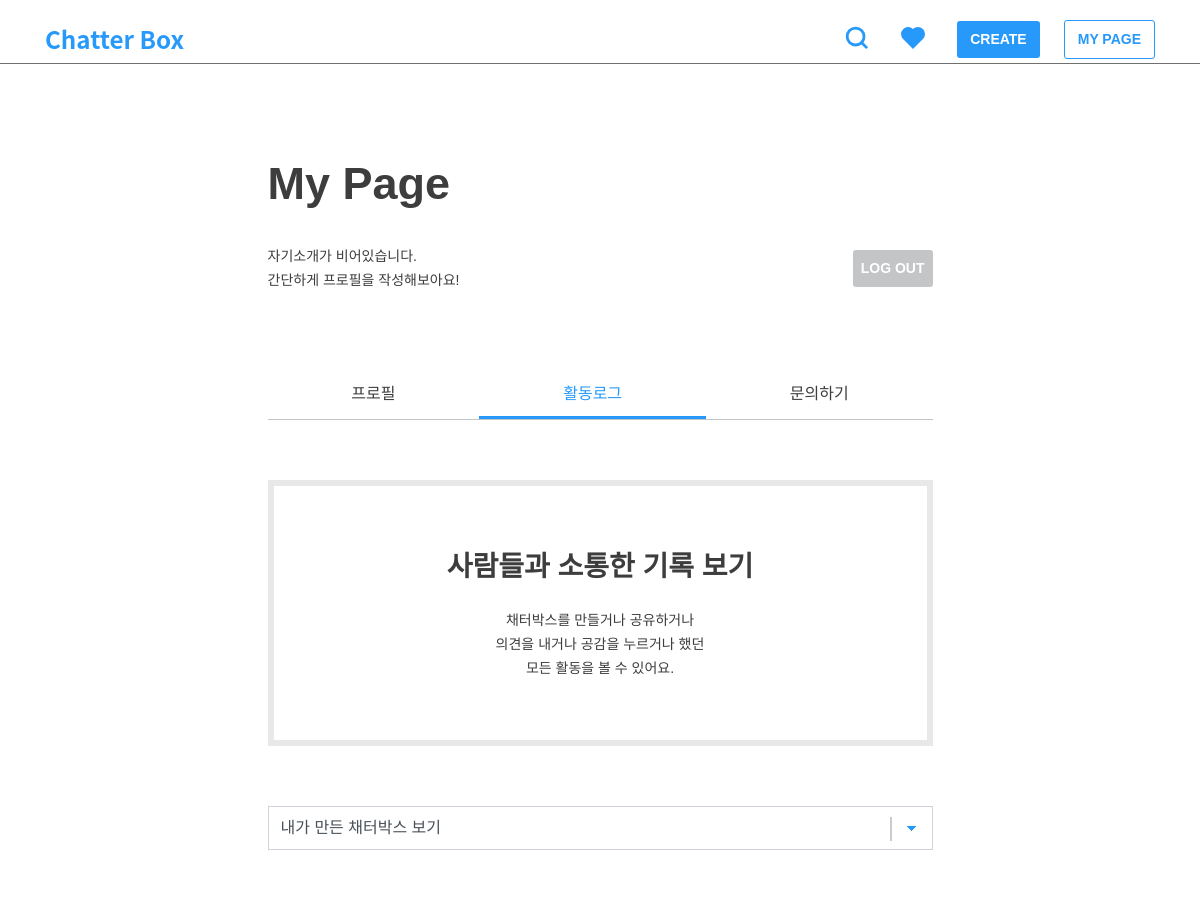
The app's page /member/log/ (signed in, upper part), older data.
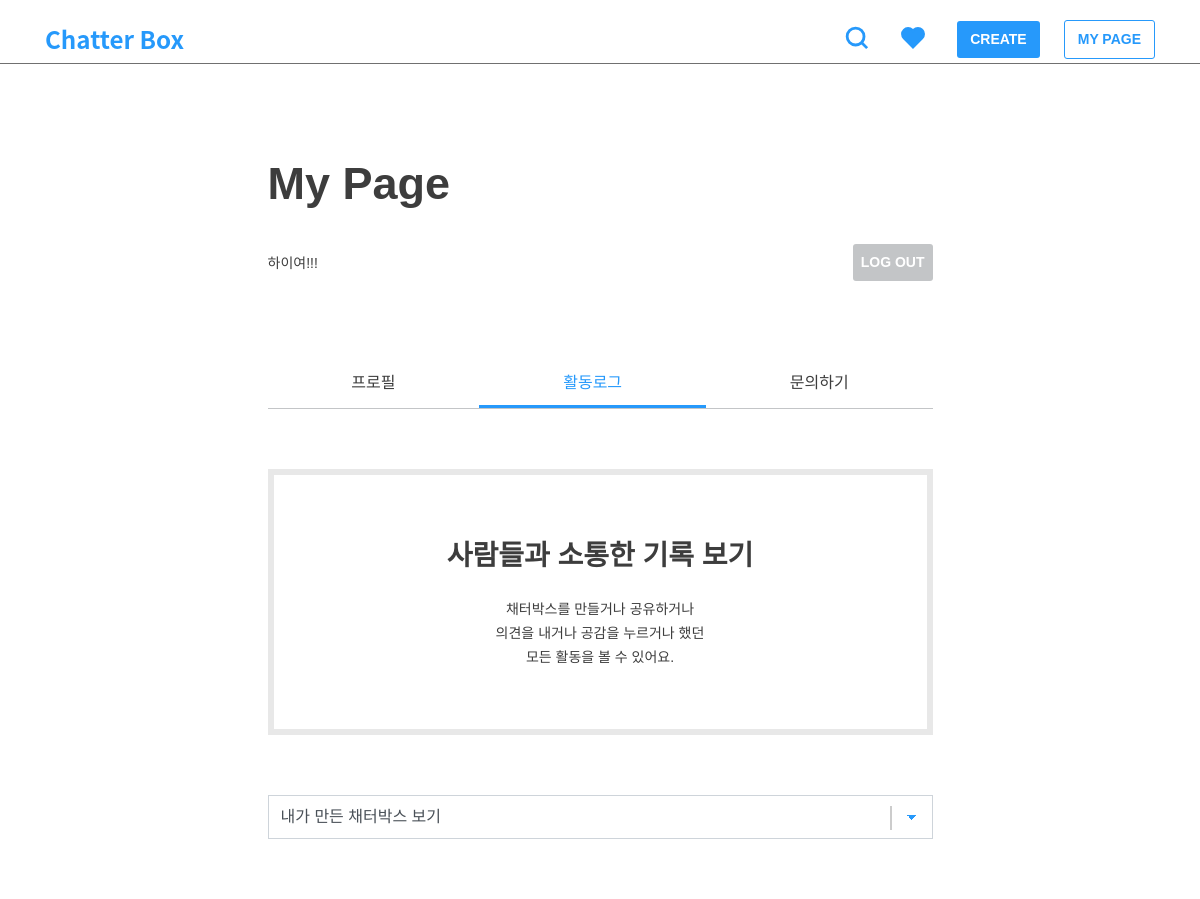
The same page, newer data.
### member/models.py (models this page shows, shortened)
class User(AbstractUser):
    GENDER_MALE = 'm'
    GENDER_FEMALE = 'f'
    GENDER_OTHER = 'o'
    CHOICES_GENDER = (
        (GENDER_MALE, '남성'),
        (GENDER_FEMALE, '여성'),
        (GENDER_OTHER, '기타'),
    )
    profile_image = models.ImageField(
        default='default/user.png', null=True, upload_to='user')
    bio = models.CharField(max_length=160, null=True)
    gender = models.CharField(
        max_length=1, choices=CHOICES_GENDER, null=True, blank=True)
    like_posts = models.ManyToManyField(
        'post.Post', blank=True, related_name='like_users')
    like_comments = models.ManyToManyField(
        'comment.Comment', blank=True, related_name='like_comments')
    hate_comments = models.ManyToManyField(
        'comment.Comment', blank=True, related_name='hate_comments')
    objects = UserManager()

### member/views.py (the view, shortened to what this page needs)
@login_required
def user_log(request):
    user = request.user
    sort = request.GET.get('sort', '')
    if sort == 'my_comments':
        comments_pro = comment_models.Comment.objects.filter(
            author=user, type=True)  # 내가 만든 찬성의견
        comments_con = comment_models.Comment.objects.filter(
            author=user, type=False)  # 내가 만든 반대의견
        comments_sorted = sorted(
            chain(comments_pro, comments_con), key=lambda instance: instance.created_at)
        log_sorted = comments_sorted
        context = {'comments_pro': comments_pro, 'comments_con': comments_con,
                   'comments_sorted': comments_sorted, 'log_sorted': log_sorted, 'sort': sort, }
        return render(request, 'member/log.html', context)
    else:
        posts_log = post_models.Post.objects.filter(author=user)  # 내가 만든 채터박스
        log_sorted = posts_log
        context = {'posts_log': posts_log,
                   'log_sorted': log_sorted, 'sort': sort, }
    return render(request, 'member/log.html', context)

### post/models.py (called while the page is built)
    @property
    def natural_time(self):
        return naturaltime(self.created_at)

### templates/member/log.html (shortened to what this page needs)
{% extends 'base.html' %}
{% load static %}
{% block customCSS %}
<link rel="stylesheet" href="{% static 'css/member/my_page.css' %}">
<link rel="stylesheet" href="{% static 'css/member/log.css' %}">
<link rel="stylesheet" href="{% static 'css/post/post_list.css' %}">
{% endblock %}
{% block content %}
<div class="row justify-content-center">
    <div class="col-md-7 p-0 mypage">
        <h2>My Page</h2>
        <div class="info-area">
            {% if user.bio %}
            <h6>{{ user.bio }}</h6>
            {% else %}
            <h6>자기소개가 비어있습니다.<br />간단하게 프로필을 작성해보아요!</h6>
            {% endif %}
            <a class="btn btn-gray" href="{% url 'member:logout' %}">LOG OUT</a>
        </div>
        <div class="mypage-body">
            <ul class="nav nav-pills nav-fill">
                <li class="nav-item"><a class="tab-link" href="{% url 'member:my_page' %}">
                        <h5>프로필</h5>
                    </a></li>
                <li class="nav-item"><a class="tab-link active" href="#">
                        <h5>활동로그</h5>
                    </a></li>
                <li class="nav-item"><a class="tab-link" href="{% url 'member:contact' %}">
                        <h5>문의하기</h5>
                    </a></li>
            </ul>
            <div class="tab-pane" id="pills-log">
                <div class="mypage-header">
                    <h3>사람들과 소통한 기록 보기</h3>
                    <h6>채터박스를 만들거나 공유하거나<br />의견을 내거나 공감을 누르거나 했던<br />모든 활동을 볼 수 있어요.</h6>
                </div>
                <div class="form-group">
                    <select class="form-control sort-select" onchange="location = this.value;" name="?sort={{ sort }}">
                        <option value="?sort=my_posts">내가 만든 채터박스 보기</option>
                    </select>
                </div>
            </div>
        </div>
    </div>
</div>
{% endblock %}

Row changes from the older to the newer data that the page shows:
now on this page (row edited): User: bio "하이여!!!"
changed User: bio empty → "하이여!!!" (drawn)
Text that changed along with them:
text no longer shown: "자기소개가 비어있습니다. 간단하게 프로필을 작성해보아요!"
